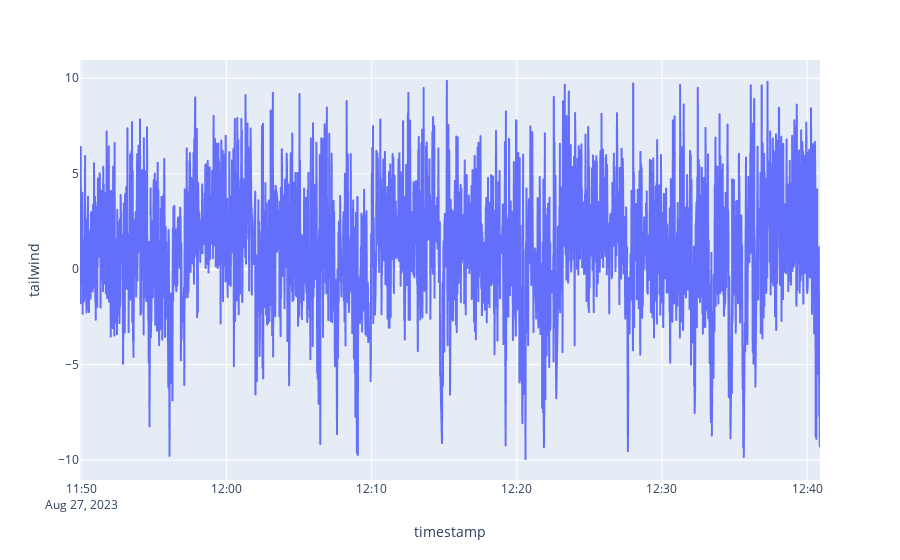

Notebook source saved alongside this figure:
### Code cell
cols = [
  'timestamp',
  'distance',
  'altitude',
  'position_lat',
  'position_long',
  'power',
  'speed',
]
filepath = data_folder("fit/Boston_Tri.fit")
# filepath = data_folder("fit/Great_Brook_Farm.fit")
# filepath = data_folder("fit/IM_Santa_Cruz_70.3.fit")
df = parse_fitfile(filepath, cols, verbose=False)
df = preprocess_columns(df)
df.drop(labels=[0], inplace=True)

# L = 0.05
# x, residuals, rank, s, y_hat, b = estimate_parameters(df, L=L)
# x

tw = estimate_tailwind(df, m=82, rho=1.225, L=0.04, Crr=0.004, CdA=0.4)
df["tailwind"] = tw
df["tailwind_sign"] = df.tailwind.map(lambda x: 1 if x > 0 else -1)
df = df[df.tailwind.abs() < 10]

fig = px.line(df, x="timestamp", y="tailwind")
fig.show()

### Figure 1 — Plotly figure (JSON) as saved in the notebook; plotly's stock layout.template omitted (floating-point values rounded to 4 significant figures; data arrays with more than 128 entries replaced by an {"elided": "..."} marker saying what was removed)
{"data": [{"hovertemplate": "timestamp=%{x}<br>tailwind=%{y}<extra></extra>", "legendgroup": "", "line": {"color": "#636efa", "dash": "solid"}, "marker": {"symbol": "circle"}, "mode": "lines", "name": "", "showlegend": false, "type": "scattergl", "x": {"elided": "2809 str values"}, "xaxis": "x", "y": {"elided": "2809 float values"}, "yaxis": "y"}], "layout": {"legend": {"tracegroupgap": 0}, "margin": {"t": 60}, "xaxis": {"anchor": "y", "domain": [0, 1], "title": {"text": "timestamp"}}, "yaxis": {"anchor": "x", "domain": [0, 1], "title": {"text": "tailwind"}}}}
